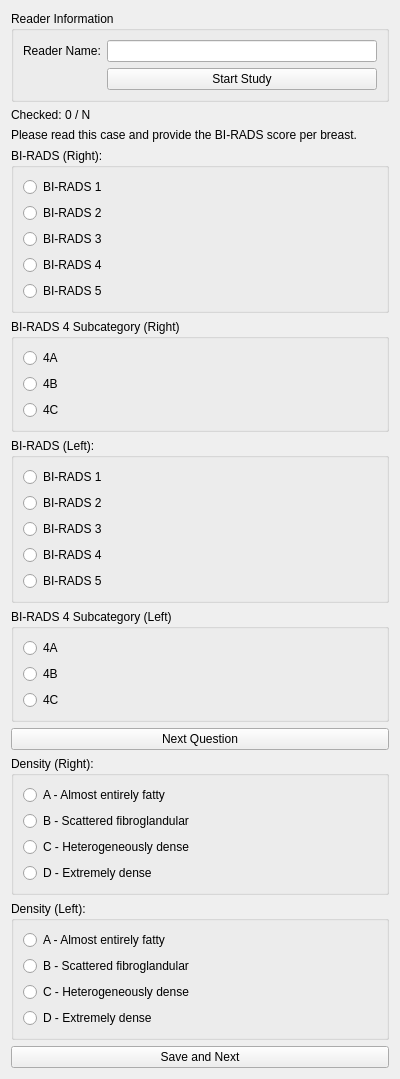
<?xml version="1.0" encoding="UTF-8"?>
<ui version="4.0">
 <class>BIRADSConcepts</class>
 <widget class="qMRMLWidget" name="BIRADSConcepts">
  <property name="geometry">
   <rect>
    <x>0</x>
    <y>0</y>
    <width>400</width>
    <height>600</height>
   </rect>
  </property>
  <layout class="QVBoxLayout" name="verticalLayout">

   <item>
    <widget class="QGroupBox" name="readerInputGroup">
     <property name="title">
      <string>Reader Information</string>
     </property>
     <layout class="QFormLayout" name="readerFormLayout">
      <item row="0" column="0">
       <widget class="QLabel" name="readerNameLabel">
        <property name="text">
         <string>Reader Name:</string>
        </property>
       </widget>
      </item>
      <item row="0" column="1">
       <widget class="QLineEdit" name="readerNameInput"/>
      </item>
      <item row="1" column="1">
       <widget class="QPushButton" name="startStudyButton">
        <property name="text">
         <string>Start Study</string>
        </property>
       </widget>
      </item>
     </layout>
    </widget>
   </item>

   <item>
    <widget class="QLabel" name="status_checked">
     <property name="text">
      <string>Checked: 0 / N</string>
     </property>
    </widget>
   </item>

   <item>
    <widget class="QLabel" name="instructionLabel">
     <property name="text">
      <string>Please read this case and provide the BI-RADS score per breast.</string>
     </property>
    </widget>
   </item>

   <item>
    <widget class="QGroupBox" name="biradsRightGroup">
     <property name="title">
      <string>BI-RADS (Right):</string>
     </property>
     <layout class="QVBoxLayout">
      <item><widget class="QRadioButton" name="biradsRight1"><property name="text"><string>BI-RADS 1</string></property></widget></item>
      <item><widget class="QRadioButton" name="biradsRight2"><property name="text"><string>BI-RADS 2</string></property></widget></item>
      <item><widget class="QRadioButton" name="biradsRight3"><property name="text"><string>BI-RADS 3</string></property></widget></item>
      <item><widget class="QRadioButton" name="biradsRight4"><property name="text"><string>BI-RADS 4</string></property></widget></item>
      <item><widget class="QRadioButton" name="biradsRight5"><property name="text"><string>BI-RADS 5</string></property></widget></item>
     </layout>
    </widget>
   </item>

   <item>
    <widget class="QGroupBox" name="biradsRight4SubGroup">
     <property name="title">
      <string>BI-RADS 4 Subcategory (Right)</string>
     </property>
     <layout class="QVBoxLayout">
      <item><widget class="QRadioButton" name="biradsRight4a"><property name="text"><string>4A</string></property></widget></item>
      <item><widget class="QRadioButton" name="biradsRight4b"><property name="text"><string>4B</string></property></widget></item>
      <item><widget class="QRadioButton" name="biradsRight4c"><property name="text"><string>4C</string></property></widget></item>
     </layout>
    </widget>
   </item>

   <item>
    <widget class="QGroupBox" name="biradsLeftGroup">
     <property name="title">
      <string>BI-RADS (Left):</string>
     </property>
     <layout class="QVBoxLayout">
      <item><widget class="QRadioButton" name="biradsLeft1"><property name="text"><string>BI-RADS 1</string></property></widget></item>
      <item><widget class="QRadioButton" name="biradsLeft2"><property name="text"><string>BI-RADS 2</string></property></widget></item>
      <item><widget class="QRadioButton" name="biradsLeft3"><property name="text"><string>BI-RADS 3</string></property></widget></item>
      <item><widget class="QRadioButton" name="biradsLeft4"><property name="text"><string>BI-RADS 4</string></property></widget></item>
      <item><widget class="QRadioButton" name="biradsLeft5"><property name="text"><string>BI-RADS 5</string></property></widget></item>
     </layout>
    </widget>
   </item>

   <item>
    <widget class="QGroupBox" name="biradsLeft4SubGroup">
     <property name="title">
      <string>BI-RADS 4 Subcategory (Left)</string>
     </property>
     <layout class="QVBoxLayout">
      <item><widget class="QRadioButton" name="biradsLeft4a"><property name="text"><string>4A</string></property></widget></item>
      <item><widget class="QRadioButton" name="biradsLeft4b"><property name="text"><string>4B</string></property></widget></item>
      <item><widget class="QRadioButton" name="biradsLeft4c"><property name="text"><string>4C</string></property></widget></item>
     </layout>
    </widget>
   </item>

   <item>
    <widget class="QPushButton" name="nextQuestionButton">
     <property name="text">
      <string>Next Question</string>
     </property>
    </widget>
   </item>

   <item>
    <widget class="QGroupBox" name="densityRightGroup">
     <property name="title">
      <string>Density (Right):</string>
     </property>
     <layout class="QVBoxLayout">
      <item><widget class="QRadioButton" name="densityRightA"><property name="text"><string>A - Almost entirely fatty</string></property></widget></item>
      <item><widget class="QRadioButton" name="densityRightB"><property name="text"><string>B - Scattered fibroglandular</string></property></widget></item>
      <item><widget class="QRadioButton" name="densityRightC"><property name="text"><string>C - Heterogeneously dense</string></property></widget></item>
      <item><widget class="QRadioButton" name="densityRightD"><property name="text"><string>D - Extremely dense</string></property></widget></item>
     </layout>
    </widget>
   </item>

   <item>
    <widget class="QGroupBox" name="densityLeftGroup">
     <property name="title">
      <string>Density (Left):</string>
     </property>
     <layout class="QVBoxLayout">
      <item><widget class="QRadioButton" name="densityLeftA"><property name="text"><string>A - Almost entirely fatty</string></property></widget></item>
      <item><widget class="QRadioButton" name="densityLeftB"><property name="text"><string>B - Scattered fibroglandular</string></property></widget></item>
      <item><widget class="QRadioButton" name="densityLeftC"><property name="text"><string>C - Heterogeneously dense</string></property></widget></item>
      <item><widget class="QRadioButton" name="densityLeftD"><property name="text"><string>D - Extremely dense</string></property></widget></item>
     </layout>
    </widget>
   </item>

   <item>
    <widget class="QPushButton" name="save_and_next">
     <property name="text">
      <string>Save and Next</string>
     </property>
    </widget>
   </item>

  </layout>
 </widget>
 <customwidgets>
  <customwidget>
   <class>qMRMLWidget</class>
   <extends>QWidget</extends>
   <header>qMRMLWidget.h</header>
   <container>1</container>
  </customwidget>
 </customwidgets>
 <resources/>
 <connections/>
</ui>
